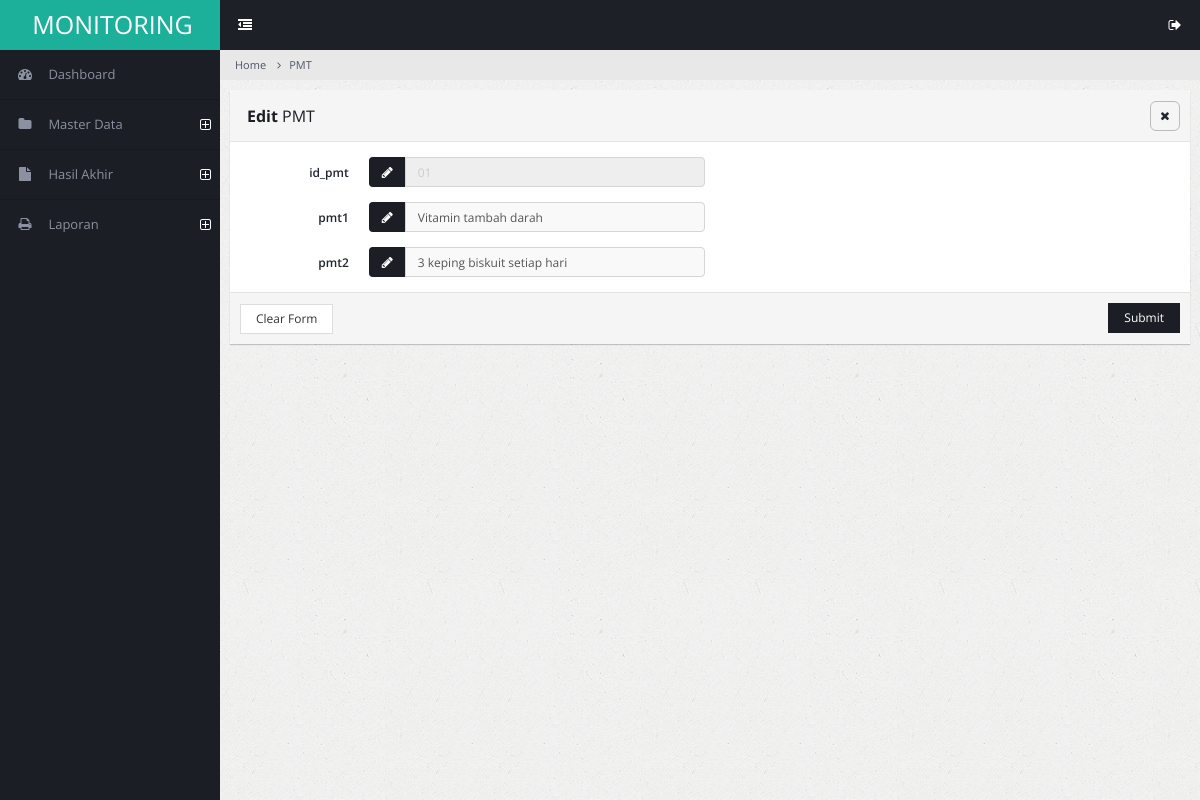
Screenshot of /user/pmt-edit.php?id_pmt=01 (signed in) with the database file from the repository.
### tables this page shows
CREATE TABLE `pmt` (
  `id_pmt` varchar(100) NOT NULL,
  `pmt1` varchar(100) NOT NULL,
  `pmt2` varchar(100) NOT NULL
);

### user/pmt-edit.php (the view, shortened to what this page needs)
<!DOCTYPE html>
<html lang="en">
<head>
        <link rel="stylesheet" type="text/css" id="theme" href="css/theme-default.css"/>
    </head>
    <body>
        <div class="page-container">
            <div class="page-sidebar">
                <?php include 'menu.php'; ?>
            </div>
            <div class="page-content">
                <ul class="x-navigation x-navigation-horizontal x-navigation-panel">
                    <li class="xn-icon-button">
                        <a href="#" class="x-navigation-minimize"><span class="fa fa-dedent"></span></a>
                    </li>
                    <li class="xn-icon-button pull-right">
                        <a href="#" class="mb-control" data-box="#mb-signout"><span class="fa fa-sign-out"></span></a>
                    </li>
                </ul>
                <ul class="breadcrumb">
                    <li><a href="#">Home</a></li>
                    <li><a href="#">PMT</a></li>
                </ul>
                <?php
include "../koneksi.php";
$id_pmt = $_GET['id_pmt'];
$querymatakuliah = mysqli_query($konek, "SELECT * FROM pmt WHERE id_pmt='$id_pmt'");
while($matakuliah = mysqli_fetch_array($querymatakuliah)){
?>
                <div class="page-content-wrap">
                    <div class="row">
                        <div class="col-md-12">
                            <form class="form-horizontal" method="POST" action="pmt_proses_edit.php" enctype="multipart/form-data">
                            <div class="panel panel-default">
                                <div class="panel-heading">
                                    <h3 class="panel-title"><strong>Edit</strong> PMT</h3>
                                    <ul class="panel-controls">
                                        <li><a href="#" class="panel-remove"><span class="fa fa-times"></span></a></li>
                                    </ul>
                                </div>
                                <div class="panel-body">
                                    <div class="row">
                                        <div class="col-md-6">
                                            <div class="form-group">
                                                <label class="col-md-3 control-label">id_pmt</label>
                                                <div class="col-md-9">
                                                    <div class="input-group">
                                                        <span class="input-group-addon"><span class="fa fa-pencil"></span></span>
                                                        <input type="text" name="id_pmt" readonly class="form-control"
                                                        value="<?php echo $matakuliah["id_pmt"]; ?>"/>
                                                    </div>
                                                </div>
                                            </div>
                                            <div class="form-group">
                                                <label class="col-md-3 control-label">pmt1</label>
                                                <div class="col-md-9 col-xs-12">
                                                    <div class="input-group">
                                                        <span class="input-group-addon"><span class="fa fa-pencil"></span></span>
                                                        <input type="text" name="pmt1" class="form-control"
                                                        value="<?php echo $matakuliah["pmt1"]; ?>"/>
                                                    </div>
                                                </div>
                                            </div>
                                            <div class="form-group">
                                                <label class="col-md-3 control-label">pmt2</label>
                                                <div class="col-md-9 col-xs-12">
                                                    <div class="input-group">
                                                        <span class="input-group-addon"><span class="fa fa-pencil"></span></span>
                                                        <input type="text" name="pmt2" class="form-control"
                                                        value="<?php echo $matakuliah["pmt2"]; ?>"/>
                                                    </div>
                                                </div>
                                            </div>
                                        </div>
                                    </div>
                                </div>
                                <div class="panel-footer">
                                    <button class="btn btn-default">Clear Form</button>
                                    <button class="btn btn-primary pull-right">Submit</button>
                                </div>
                            </div>
                            </form>
                        </div>
                    </div>
                </div>
            </div>
        </div>
        <?php } ?>
    </body>
</html>

### rows the page displays
pmt: id_pmt "01", pmt1 "Vitamin tambah darah", pmt2 "3 keping biskuit setiap hari"
